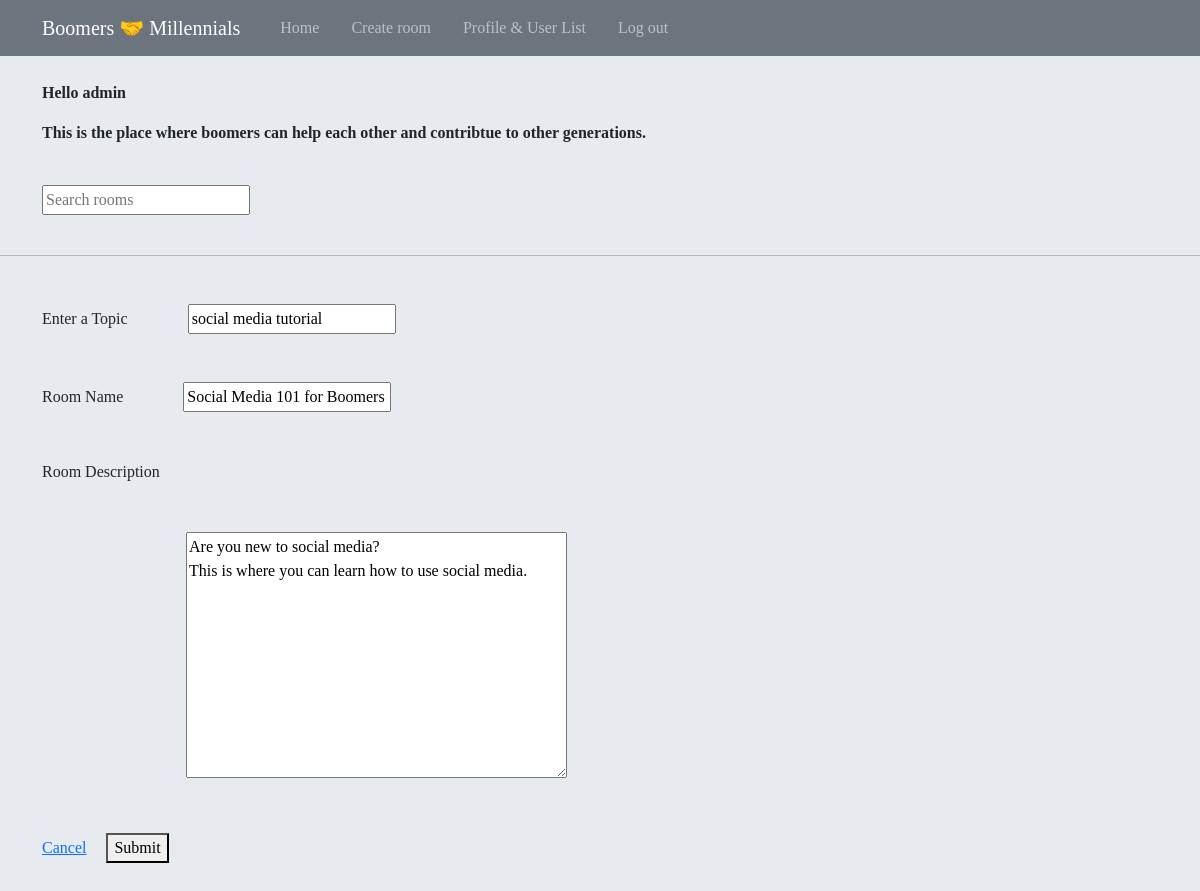
Screenshot of /update-room/1/ (signed in) with the database file from the repository.
### app/models.py (models this page shows, shortened)
class Room(models.Model):
    host = models.ForeignKey(User, on_delete=models.SET_NULL, null=True)
    topic = models.ForeignKey(Topic, on_delete=models.SET_NULL, null=True)
    name = models.CharField(max_length=200)
    description = models.TextField(null=True, blank=True)
    participants = models.ManyToManyField(
        User, related_name='participants', blank=True)
    updated = models.DateTimeField(auto_now=True)
    created = models.DateTimeField(auto_now_add=True)
    class Meta:
       ordering = ['-updated', '-created']

class Topic(models.Model):
    name = models.CharField(max_length=200)

### app/views.py (the view, shortened to what this page needs)
# urls.py: path('update-room/<str:pk>/', views.updateRoom, name="update-room"),
@login_required(login_url='login')
def updateRoom(request, pk):
    room = Room.objects.filter(id=pk).first()
    form = RoomForm(instance=room)
    topics = Topic.objects.all()
    if request.user != room.host:
        return HttpResponse('Your need to be a host!!')
    context = {'form': form,'topics': topics, 'room': room}
    return render(request, 'app/room_form.html', context)

### app/forms.py
class RoomForm(ModelForm):
    class Meta:
        model = Room
        fields = '__all__'
        exclude = ['host', 'participants']

### app/templates/app/room_form.html (shortened to what this page needs)
{% extends 'main.html' %}
{% block content %}
<div class = "container">
    <div class="layout__body">
        <form class="form" action="" method="POST">
            <div class = "form__group my-5">
                <label for="room_topic">Enter a Topic</label>&emsp;&emsp;&emsp;&ensp;
                <input required type="text" value ="{{room.topic.name}}" name="topic" placeholder ="type a topic or choose" list="topic-list" />
            </div>
            <div class="form__group my-5">
                <label for ="room_name">Room Name</label>&emsp;&emsp;&emsp;&ensp;
                {{form.name}}
            </div>
            <p> Room Description</p>
            <div class="form__group my-5">
               &emsp;&emsp;&emsp;&emsp;&emsp;&emsp;&emsp;&ensp; {{form.description}}
            </div>
            <div class="form__action my-5">
                <a class="button is-dark is-outlined" href="{{request.META.HTTP_REFERER}}">Cancel</a>
                &emsp;<button class="button is-main is-dark is-outlined" type ="submit"> Submit</button>
            </div>
        </form>
    </div>
</div>
{% endblock content %}

### templates/main.html (shortened to what this page needs)
{% load static %}
{% load socialaccount %}
<!DOCTYPE html>
<html lang="en">
  <head>
      <link href="https://cdn.jsdelivr.net/npm/bootstrap@5.0.2/dist/css/bootstrap.min.css" rel="stylesheet">
      <link rel ='stylesheet' type='text/css' media='screen' href="{% static 'styles/main.css' %}">
  </head>
  <body>
      <header class="site-header">
        <nav class="navbar navbar-expand-lg navbar-dark bg-secondary fixed-top">
          <div class="container">
            <a class="navbar-brand mr-4" href="{%url 'home'%}">Boomers 🤝 Millennials</a> &emsp;
              <div class="collapse navbar-collapse" id="navbarToggle">
                <div class="navbar-nav mr-auto">
                  <a class="nav-item nav-link" href="{% url 'home'%}" >Home</a> &emsp;
                </div>
              <div class="navbar-nav">
                  {% if request.user.is_authenticated %}
                  <a class="nav-item nav-link" href="{% url 'create-room' %}">Create room</a> &emsp;
                  <a class="nav-item nav-link" href="{% url 'profile'%}">Profile & User List</a> &emsp;
                   <a class="nav-item nav-link" href="{% url 'logout'%}">Log out</a> &emsp;
                  {% else %}
                      <a class="nav-item nav-link" href="/accounts/login">Log in</a>
                      <a class="nav-item nav-link" href="/accounts/signup">Sign up</a>
                  {% endif %}
                </div>
              </div>
            </div>
          </nav>
        </header>
        <a href ="/">
          <h1>Boomers 🤝 MillennialZ</h1>
        </a>
        {% if request.user.is_authenticated %}
        <br>
        <div class = "container" my-5>
          <p> <b>  Hello {{request.user}}</b> </p>
          <p >  <b>This is the place where boomers can help each other and contribtue to other generations. </b></p>
        {% else %}
        <div class = "container" my-5>
          <br>
          <p> <b>  Hello </b> </p>
          <p> <b>This is the place where boomers can help each other and contribtue to other generations. </b></p>
        </div>
        {% endif %}
        </div>
        <div class = "container">
          <br>
          <form method = "GET" action = "{% url 'home'%}">
              <input type ="text" name ="q" placeholder ="Search rooms"/>
          </form>
          </div>
          <br>
        <hr>
      {% block content %}
      {% endblock %}
  </body>
</html>

### static/styles/main.css (style rules this page uses)
* { font-family:Tahoma; }
body { background-color:rgb(231, 234, 238); }

### rows the page displays
Room: topic "social media tutorial", name "Social Media 101 for Boomers", description "Are you new to social media? This is where you can learn how to use social media."

### other values shown
{{ request.user }} "admin"
